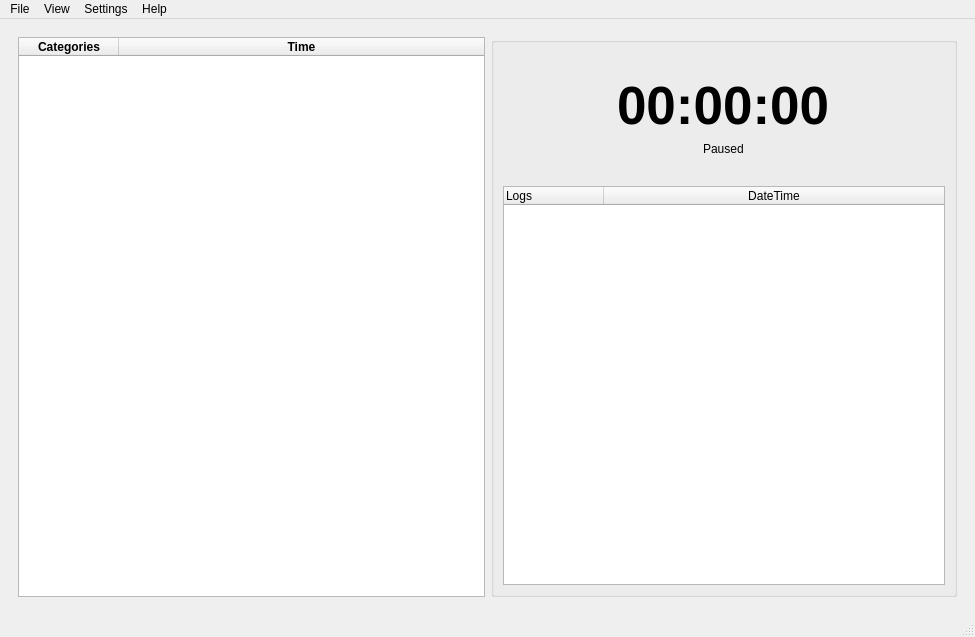
<?xml version="1.0" encoding="UTF-8"?>
<ui version="4.0">
 <class>MainWindow</class>
 <widget class="QMainWindow" name="MainWindow">
  <property name="geometry">
   <rect>
    <x>0</x>
    <y>0</y>
    <width>975</width>
    <height>637</height>
   </rect>
  </property>
  <property name="windowTitle">
   <string>TimeBranchr2</string>
  </property>
  <widget class="QWidget" name="centralwidget">
   <layout class="QGridLayout" name="gridLayout">
    <item row="1" column="0">
     <widget class="QStackedWidget" name="stackedWidget">
      <property name="currentIndex">
       <number>0</number>
      </property>
      <widget class="QWidget" name="page">
       <layout class="QGridLayout" name="gridLayout_2">
        <item row="0" column="1">
         <widget class="QGroupBox" name="groupBox">
          <property name="title">
           <string/>
          </property>
          <layout class="QVBoxLayout" name="verticalLayout">
           <item>
            <widget class="QFrame" name="frame_2">
             <property name="frameShape">
              <enum>QFrame::Shape::StyledPanel</enum>
             </property>
             <property name="frameShadow">
              <enum>QFrame::Shadow::Raised</enum>
             </property>
            </widget>
           </item>
           <item>
            <widget class="QFrame" name="frame_3">
             <property name="frameShape">
              <enum>QFrame::Shape::StyledPanel</enum>
             </property>
             <property name="frameShadow">
              <enum>QFrame::Shadow::Raised</enum>
             </property>
            </widget>
           </item>
           <item>
            <widget class="QFrame" name="frame_4">
             <property name="frameShape">
              <enum>QFrame::Shape::StyledPanel</enum>
             </property>
             <property name="frameShadow">
              <enum>QFrame::Shadow::Raised</enum>
             </property>
            </widget>
           </item>
           <item>
            <widget class="QFrame" name="frame_8">
             <property name="frameShape">
              <enum>QFrame::Shape::StyledPanel</enum>
             </property>
             <property name="frameShadow">
              <enum>QFrame::Shadow::Raised</enum>
             </property>
            </widget>
           </item>
           <item alignment="Qt::AlignmentFlag::AlignHCenter">
            <widget class="QLabel" name="timerLabel">
             <property name="font">
              <font>
               <pointsize>40</pointsize>
               <bold>true</bold>
               <underline>false</underline>
               <strikeout>false</strikeout>
              </font>
             </property>
             <property name="contextMenuPolicy">
              <enum>Qt::ContextMenuPolicy::DefaultContextMenu</enum>
             </property>
             <property name="text">
              <string>00:00:00</string>
             </property>
            </widget>
           </item>
           <item alignment="Qt::AlignmentFlag::AlignHCenter">
            <widget class="QLabel" name="pauseLabel">
             <property name="text">
              <string>Paused</string>
             </property>
            </widget>
           </item>
           <item>
            <widget class="QFrame" name="frame_5">
             <property name="frameShape">
              <enum>QFrame::Shape::StyledPanel</enum>
             </property>
             <property name="frameShadow">
              <enum>QFrame::Shadow::Raised</enum>
             </property>
            </widget>
           </item>
           <item>
            <widget class="QFrame" name="frame">
             <property name="frameShape">
              <enum>QFrame::Shape::StyledPanel</enum>
             </property>
             <property name="frameShadow">
              <enum>QFrame::Shadow::Raised</enum>
             </property>
            </widget>
           </item>
           <item>
            <widget class="QFrame" name="frame_6">
             <property name="frameShape">
              <enum>QFrame::Shape::StyledPanel</enum>
             </property>
             <property name="frameShadow">
              <enum>QFrame::Shadow::Raised</enum>
             </property>
            </widget>
           </item>
           <item>
            <widget class="QFrame" name="frame_7">
             <property name="frameShape">
              <enum>QFrame::Shape::StyledPanel</enum>
             </property>
             <property name="frameShadow">
              <enum>QFrame::Shadow::Raised</enum>
             </property>
            </widget>
           </item>
           <item>
            <widget class="QTreeWidget" name="logTreeWidget">
             <column>
              <property name="text">
               <string>Logs</string>
              </property>
             </column>
             <column>
              <property name="text">
               <string>DateTime</string>
              </property>
              <property name="textAlignment">
               <set>AlignCenter</set>
              </property>
             </column>
            </widget>
           </item>
          </layout>
         </widget>
        </item>
        <item row="0" column="0">
         <widget class="QTreeWidget" name="categoryTreeWidget">
          <property name="minimumSize">
           <size>
            <width>467</width>
            <height>0</height>
           </size>
          </property>
          <column>
           <property name="text">
            <string notr="true">Categories</string>
           </property>
           <property name="font">
            <font>
             <bold>true</bold>
            </font>
           </property>
           <property name="textAlignment">
            <set>AlignCenter</set>
           </property>
          </column>
          <column>
           <property name="text">
            <string>Time</string>
           </property>
           <property name="font">
            <font>
             <bold>true</bold>
            </font>
           </property>
           <property name="textAlignment">
            <set>AlignCenter</set>
           </property>
          </column>
         </widget>
        </item>
       </layout>
      </widget>
      <widget class="QWidget" name="page_2"/>
     </widget>
    </item>
   </layout>
  </widget>
  <widget class="QMenuBar" name="menubar">
   <property name="geometry">
    <rect>
     <x>0</x>
     <y>0</y>
     <width>975</width>
     <height>33</height>
    </rect>
   </property>
   <widget class="QMenu" name="menuFile">
    <property name="title">
     <string>File</string>
    </property>
    <addaction name="actionExport_CSV"/>
    <addaction name="actionQuit"/>
   </widget>
   <widget class="QMenu" name="menuView">
    <property name="title">
     <string>View</string>
    </property>
    <addaction name="actionDark_Mode_New"/>
    <addaction name="actionShow_Subcategory_Totals"/>
    <addaction name="actionShow_Toolbar"/>
    <addaction name="actionShow_Username_in_Window_Title"/>
   </widget>
   <widget class="QMenu" name="menuHelp">
    <property name="title">
     <string>Help</string>
    </property>
    <addaction name="actionGuide"/>
    <addaction name="actionAbout"/>
   </widget>
   <widget class="QMenu" name="menuSettings">
    <property name="title">
     <string>Settings</string>
    </property>
    <addaction name="actionDisplay_Name"/>
   </widget>
   <addaction name="menuFile"/>
   <addaction name="menuView"/>
   <addaction name="menuSettings"/>
   <addaction name="menuHelp"/>
  </widget>
  <widget class="QStatusBar" name="statusbar"/>
  <action name="actionDark_Mode">
   <property name="text">
    <string>Dark Mode</string>
   </property>
  </action>
  <action name="actionCopy">
   <property name="text">
    <string>Copy (Ctrl+C)</string>
   </property>
  </action>
  <action name="actionPaste">
   <property name="text">
    <string>Paste (Ctrl+V)</string>
   </property>
  </action>
  <action name="actionDisplay_Name">
   <property name="text">
    <string>Change Display Name</string>
   </property>
  </action>
  <action name="actionExport_CSV">
   <property name="text">
    <string>Export (CSV)</string>
   </property>
  </action>
  <action name="actionUndo">
   <property name="text">
    <string>Undo (Ctrl+Z)</string>
   </property>
  </action>
  <action name="actionQuit">
   <property name="text">
    <string>Quit</string>
   </property>
  </action>
  <action name="actionDark_Mode_New">
   <property name="text">
    <string>Dark Mode</string>
   </property>
  </action>
  <action name="actionShow_Subcategory_Totals">
   <property name="text">
    <string>Show Subcategory Totals</string>
   </property>
  </action>
  <action name="actionKeyboard_Shortcuts">
   <property name="text">
    <string>Keyboard Shortcuts</string>
   </property>
  </action>
  <action name="actionAbout">
   <property name="text">
    <string>About</string>
   </property>
  </action>
  <action name="actionShow_Toolbar">
   <property name="text">
    <string>Show Toolbar</string>
   </property>
  </action>
  <action name="actionGuide">
   <property name="text">
    <string>Guide</string>
   </property>
  </action>
  <action name="actionShow_Username_in_Window_Title">
   <property name="text">
    <string>Show Username in Window Title</string>
   </property>
  </action>
 </widget>
 <resources/>
 <connections/>
</ui>
